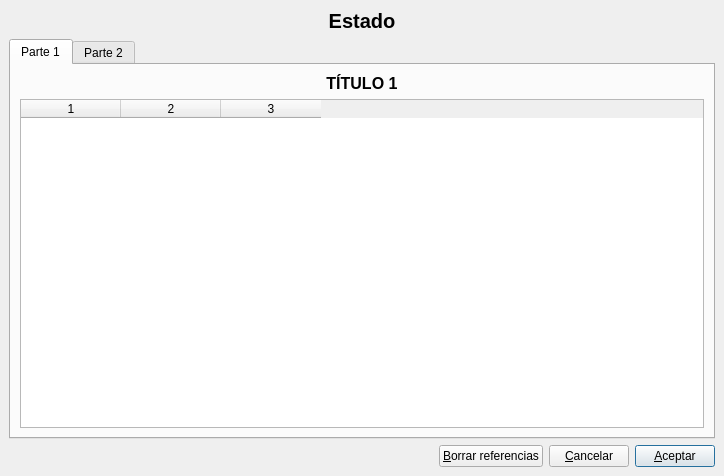
<?xml version="1.0" encoding="UTF-8"?>
<ui version="4.0">
 <class>referencias</class>
 <widget class="QDialog" name="referencias">
  <property name="geometry">
   <rect>
    <x>0</x>
    <y>0</y>
    <width>724</width>
    <height>476</height>
   </rect>
  </property>
  <property name="windowTitle">
   <string>Dialog</string>
  </property>
  <layout class="QVBoxLayout">
   <property name="spacing">
    <number>6</number>
   </property>
   <property name="leftMargin">
    <number>9</number>
   </property>
   <property name="topMargin">
    <number>9</number>
   </property>
   <property name="rightMargin">
    <number>9</number>
   </property>
   <property name="bottomMargin">
    <number>9</number>
   </property>
   <item>
    <widget class="QLabel" name="titulolabel">
     <property name="font">
      <font>
       <pointsize>15</pointsize>
       <weight>75</weight>
       <bold>true</bold>
      </font>
     </property>
     <property name="text">
      <string>Estado</string>
     </property>
     <property name="alignment">
      <set>Qt::AlignCenter</set>
     </property>
    </widget>
   </item>
   <item>
    <widget class="QTabWidget" name="tabWidget">
     <property name="currentIndex">
      <number>0</number>
     </property>
     <widget class="QWidget" name="tab">
      <attribute name="title">
       <string>Parte 1</string>
      </attribute>
      <layout class="QVBoxLayout">
       <property name="spacing">
        <number>6</number>
       </property>
       <property name="leftMargin">
        <number>9</number>
       </property>
       <property name="topMargin">
        <number>9</number>
       </property>
       <property name="rightMargin">
        <number>9</number>
       </property>
       <property name="bottomMargin">
        <number>9</number>
       </property>
       <item>
        <widget class="QLabel" name="titulo1label">
         <property name="font">
          <font>
           <pointsize>12</pointsize>
           <weight>75</weight>
           <bold>true</bold>
          </font>
         </property>
         <property name="text">
          <string>TÍTULO 1</string>
         </property>
         <property name="alignment">
          <set>Qt::AlignCenter</set>
         </property>
        </widget>
       </item>
       <item>
        <widget class="QTableWidget" name="parte1tableWidget">
         <property name="columnCount">
          <number>3</number>
         </property>
         <column/>
         <column/>
         <column/>
        </widget>
       </item>
      </layout>
     </widget>
     <widget class="QWidget" name="tab_2">
      <attribute name="title">
       <string>Parte 2</string>
      </attribute>
      <layout class="QVBoxLayout">
       <property name="spacing">
        <number>6</number>
       </property>
       <property name="leftMargin">
        <number>9</number>
       </property>
       <property name="topMargin">
        <number>9</number>
       </property>
       <property name="rightMargin">
        <number>9</number>
       </property>
       <property name="bottomMargin">
        <number>9</number>
       </property>
       <item>
        <widget class="QLabel" name="titulo2label">
         <property name="font">
          <font>
           <pointsize>12</pointsize>
           <weight>75</weight>
           <bold>true</bold>
          </font>
         </property>
         <property name="text">
          <string>TÍTULO 2</string>
         </property>
         <property name="alignment">
          <set>Qt::AlignCenter</set>
         </property>
        </widget>
       </item>
       <item>
        <widget class="QTableWidget" name="parte2tableWidget">
         <property name="rowCount">
          <number>0</number>
         </property>
         <property name="columnCount">
          <number>3</number>
         </property>
         <column/>
         <column/>
         <column/>
        </widget>
       </item>
      </layout>
     </widget>
    </widget>
   </item>
   <item>
    <layout class="QHBoxLayout">
     <property name="spacing">
      <number>6</number>
     </property>
     <property name="leftMargin">
      <number>0</number>
     </property>
     <property name="topMargin">
      <number>0</number>
     </property>
     <property name="rightMargin">
      <number>0</number>
     </property>
     <property name="bottomMargin">
      <number>0</number>
     </property>
     <item>
      <spacer>
       <property name="orientation">
        <enum>Qt::Horizontal</enum>
       </property>
       <property name="sizeHint" stdset="0">
        <size>
         <width>40</width>
         <height>20</height>
        </size>
       </property>
      </spacer>
     </item>
     <item>
      <widget class="QPushButton" name="borrarpushButton">
       <property name="text">
        <string>&amp;Borrar referencias</string>
       </property>
       <property name="autoDefault">
        <bool>false</bool>
       </property>
      </widget>
     </item>
     <item>
      <widget class="QPushButton" name="cancelarpushButton">
       <property name="text">
        <string>&amp;Cancelar</string>
       </property>
       <property name="autoDefault">
        <bool>false</bool>
       </property>
      </widget>
     </item>
     <item>
      <widget class="QPushButton" name="aceptarpushButton">
       <property name="text">
        <string>&amp;Aceptar</string>
       </property>
      </widget>
     </item>
    </layout>
   </item>
  </layout>
 </widget>
 <tabstops>
  <tabstop>tabWidget</tabstop>
  <tabstop>parte1tableWidget</tabstop>
  <tabstop>borrarpushButton</tabstop>
  <tabstop>cancelarpushButton</tabstop>
  <tabstop>aceptarpushButton</tabstop>
  <tabstop>parte2tableWidget</tabstop>
 </tabstops>
 <resources/>
 <connections>
  <connection>
   <sender>cancelarpushButton</sender>
   <signal>clicked()</signal>
   <receiver>referencias</receiver>
   <slot>reject()</slot>
   <hints>
    <hint type="sourcelabel">
     <x>531</x>
     <y>436</y>
    </hint>
    <hint type="destinationlabel">
     <x>557</x>
     <y>416</y>
    </hint>
   </hints>
  </connection>
 </connections>
</ui>
